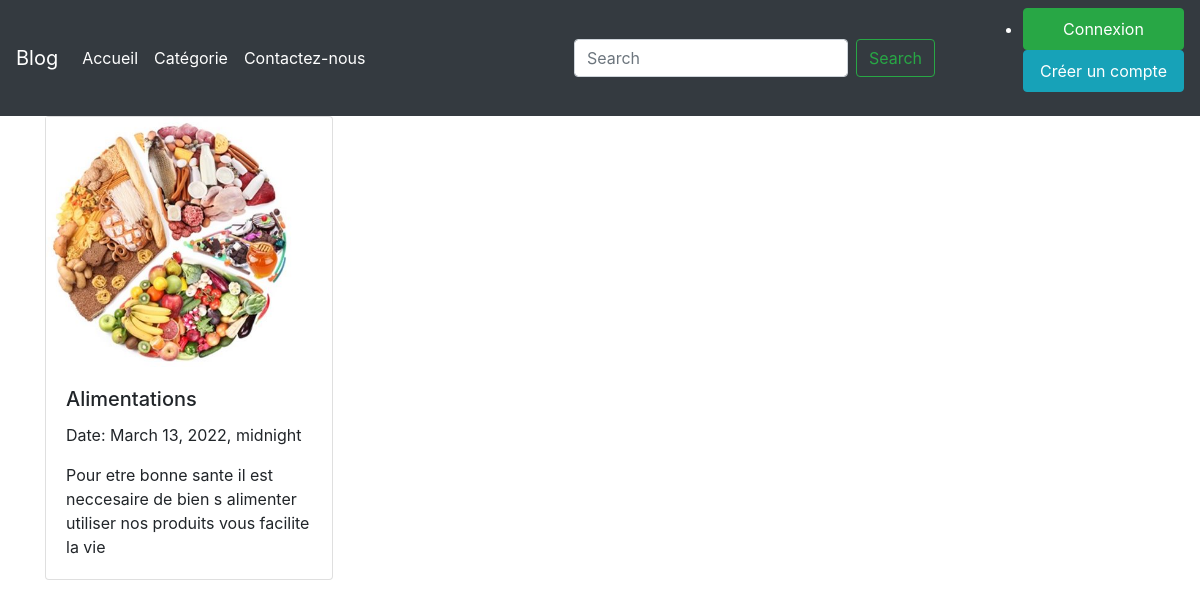
Screenshot of /cat/Aliment with the database file from the repository.
### simpleblog/models.py (models this page shows, shortened)
class Categorie(models.Model):
    titre = models.CharField(max_length=100)
    slug = models.SlugField(max_length=100)
    date_publication = models.DateTimeField('date_commentaire')
    image = models.ImageField(upload_to='categories', null=True, blank=True)
    description = models.TextField()

### simpleblog/views.py (the view)
# urls.py: path('cat/<str:slug>', views.cat_detail, name='cat_detail'),
def cat_detail(request, slug):
    cate = get_object_or_404(Categorie, slug=slug)
    return render(request, 'categories/detail_cat.html', context={"cate":cate})

### simpleblog/templates/categories/detail_cat.html
{% extends 'layouts.html' %}
{% block content %}
<div class="container">
    <div class="row">
            <div class="col-lg-4">
                <div class="card" style="width: 18rem;">
                    <img src="{{cate.image.url}}" alt="{cate.titre}}" width="250px" height="250px">
                    <div class="card-body">
                      <h5 class="card-title">{{cate.titre}}</h5>
                      <p class="card-text">
                        Date: {{cate.date_publication}}<br/>
                     </p>
                      <p class="card-text">
                          {{ cate.description}}<br/>
                      </p>
                </div>
            </div>
              <br/> <br/>
    </div>
</div>
    <br/>
 {% endblock %}

### rows the page displays
Categorie: image (picture), titre "Alimentations", date_publication "March 13, 2022, midnight", description "Pour etre bonne sante il est neccesaire de bien s alimenter utiliser nos produits vous facilite la vie"
